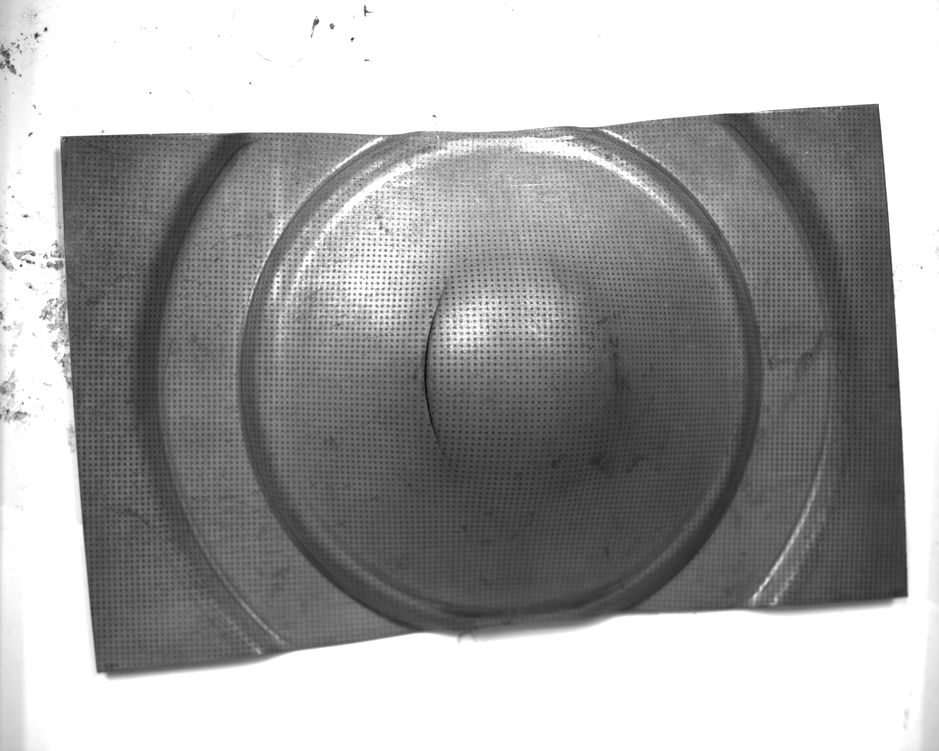
#> input picture Rigth.png, 939 x 751 px, shrunk from 2752 x 2200 before the run
$ python Get_Labeled_2.py   (older library calls are emulated)
#> lines starting #> are read from the running program, lines starting #| are printed output that depends on the picture; after the words box and inside, x2 and y2 are one past the last pixel; in counts of white or black regions, pixels touching at a corner belong together
import cv2
import numpy as np
from time import time

# Encuentra ptos comunes en ambas imagenes ingresando solo un pto comun
# [254 lines left out: function Matchear_pts, not called in this run]

# Start counting.
start_time = time()

imgR = cv2.imread('Rigth.png')
#> imgR is the input picture: shape (751, 939, 3); min 8, max 255, mean 165.2
imgR = cv2.cvtColor(imgR, cv2.COLOR_RGB2GRAY)
#> imgR: shape (751, 939)
#imgR = imgR[335:2000, 118:2630]
#cv2.imwrite("Right_Cropped.png", imgR)

img1 = cv2.imread('Left.png')
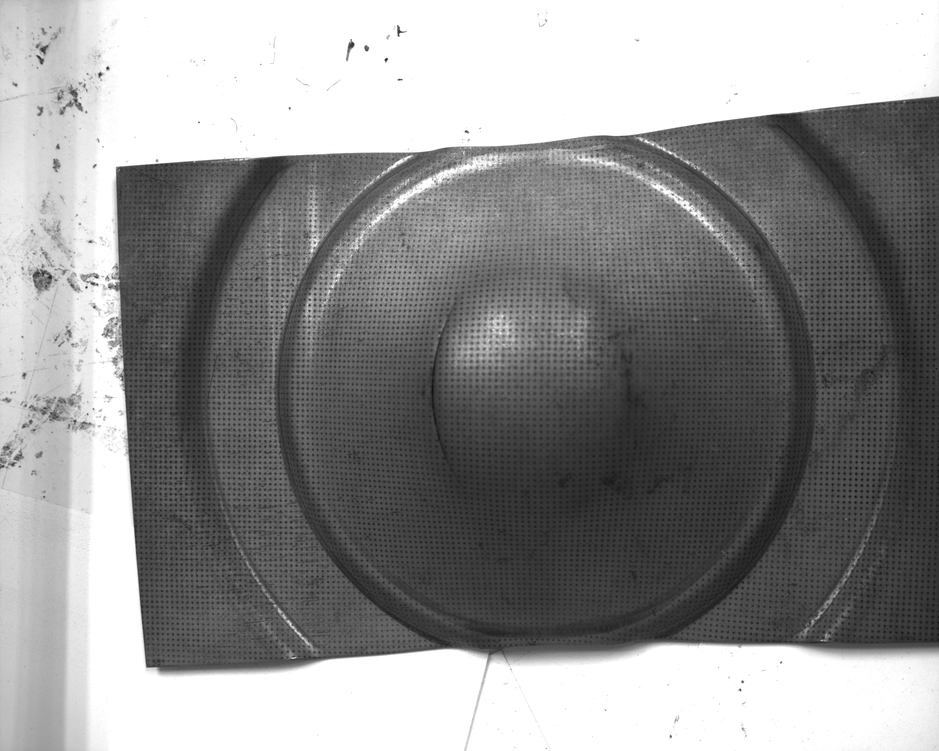
#> input picture Left.png, 939 x 751 px, shrunk from 2752 x 2200 before the run
#> img1 is the input picture: shape (751, 939, 3); min 16, max 255, mean 145.4
img1 = cv2.cvtColor(img1, cv2.COLOR_RGB2GRAY)
#> img1: shape (751, 939)
#img1 = img1[335:2000, 240:2900]
#cv2.imwrite("Left_Cropped.png", img1)


th2_R = cv2.adaptiveThreshold(imgR, 255, cv2.ADAPTIVE_THRESH_MEAN_C, \
                                cv2.THRESH_BINARY_INV, 13, 2)
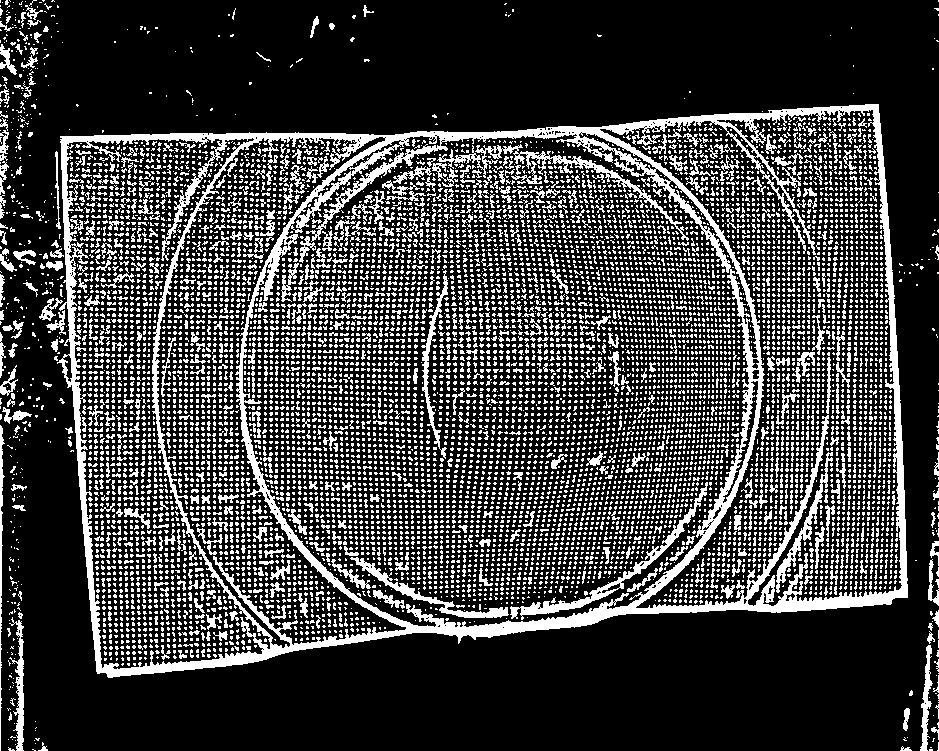
#> th2_R: shape (751, 939); 23.9% white; 10426 white regions (9498 under 20 px), largest, box (x1, y1, x2, y2) and area: (57, 104, 908, 678) 43022, (437, 144, 689, 241) 1867, (510, 482, 708, 620) 1796
th2 = cv2.adaptiveThreshold(img1, 255, cv2.ADAPTIVE_THRESH_MEAN_C, \
                                cv2.THRESH_BINARY_INV, 13, 2)
#> th2: shape (751, 939); 24.5% white in thin lines or dots
cv2.imwrite("labeled_R.png", th2_R)
cv2.imwrite("labeled_L.png", th2)

kernel = np.ones((5,5),np.uint8)
th2_R = cv2.morphologyEx(th2_R, cv2.MORPH_OPEN, kernel)
#> th2_R: shape (751, 939); 4.2% white; 179 white regions (6 under 20 px), largest, box (x1, y1, x2, y2) and area: (77, 104, 908, 678) 12190, (61, 133, 203, 246) 1516, (641, 486, 738, 601) 1088
th2 = cv2.morphologyEx(th2, cv2.MORPH_OPEN, kernel)
#> th2: shape (751, 939); 3.2% white; 140 white regions (1 under 20 px), largest, box (x1, y1, x2, y2) and area: (128, 438, 485, 674) 3824, (495, 628, 931, 657) 3394, (692, 100, 904, 131) 1417
cv2.imwrite('apertura_R.png', th2_R)
cv2.imwrite("apertura_L.png", th2)

output_R = cv2.connectedComponentsWithStats(th2_R, 8, cv2.CV_32S)
output = cv2.connectedComponentsWithStats(th2, 8, cv2.CV_32S)
print(th2_R.shape)
#| (751, 939)
print(th2.shape)
#| (751, 939)
print(output_R[0])
#| 180

# The first cell is the number of labels
num_R = output_R[0]
#> num_R = 180
# The second cell is the label matrix
labels_R = output_R[1]
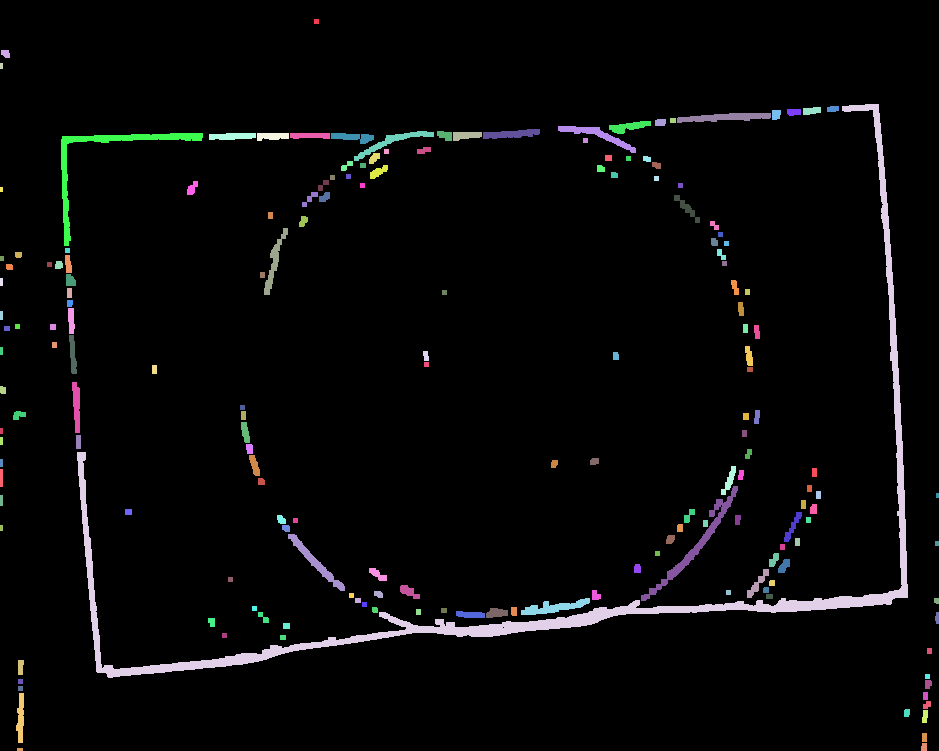
#> labels_R: shape (751, 939) int32; 180 distinct labels, from 0 to 179; one colour per label, 0 black
# The third cell is the stat matrix
stats_R = output_R[2]
#> stats_R = 180 rows, first 6: [0, 0, 939, 751, 675907], [314, 19, 5, 5, 25], [1, 50, 9, 8, 60], [0, 63, 3, 6, 18], [77, 104, 831, 574, 12190], [803, 107, 18, 8, 118]
# The fourth cell is the centroid matrix
centroids_R = output_R[3]
#> centroids_R = 180 pairs, first value 1 to 937, second value 21 to 749

# The first cell is the number of labels
num = output[0]
#> num = 141
# The second cell is the label matrix
labels = output[1]
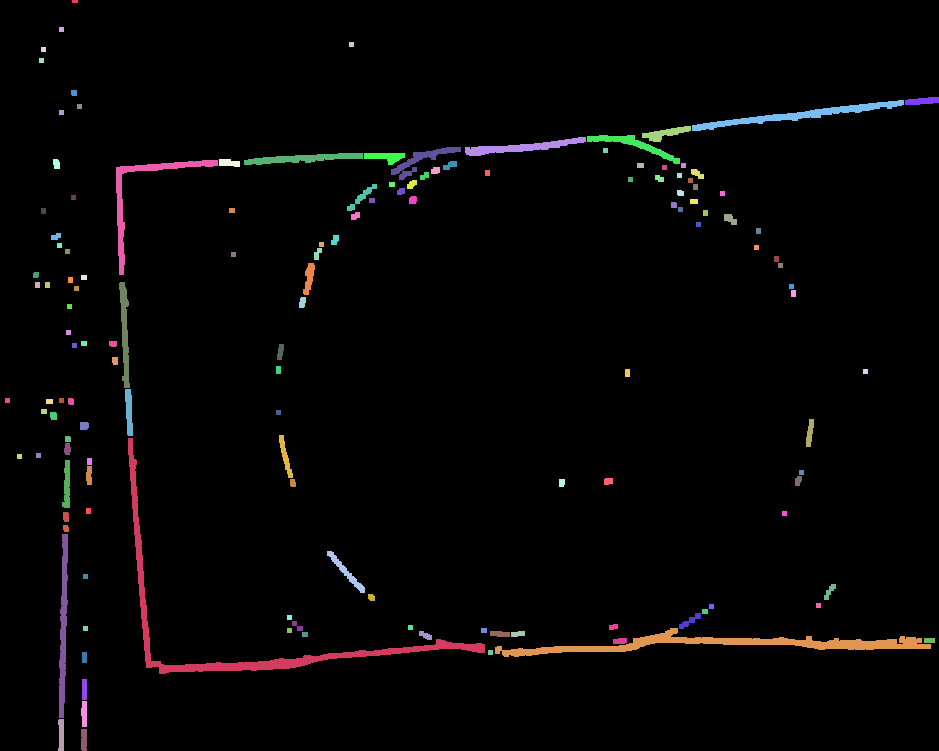
#> labels: shape (751, 939) int32; 141 distinct labels, from 0 to 140; one colour per label, 0 black
# The third cell is the stat matrix
stats = output[2]
#> stats = 141 rows, first 6: [0, 0, 939, 751, 682894], [72, 0, 6, 3, 18], [59, 27, 5, 5, 25], [349, 42, 5, 5, 25], [41, 47, 5, 5, 25], [39, 58, 5, 5, 25]
# The fourth cell is the centroid matrix
centroids = output[3]
#> centroids = 141 pairs, first value 7 to 929, second value 1 to 739.4

# Calculate the image process time.
elapsed_image = time() - start_time
print("image process time: %0.10f seconds." % elapsed_image)

M = 98
N = 15
print (num_R)
#| 180
print (num)
#| 141
for i in range(1, num_R + 1):
    pts = np.where(labels_R == i)
    pts2 = np.where(labels == i)
    if len(pts[0]) > M or len(pts[0]) < N:
        labels_R[pts] = 0
    if len(pts2[0]) > M or len(pts2[0]) < N:
        labels[pts] = 0
#> this loop made 180 passes
#> (pts, pts2) on passes 1 to 3: (25 positions, rows 19 to 23, columns 314 to 318, 18 positions, rows 0 to 2, columns 72 to 77), (60 positions, rows 50 to 57, columns 1 to 9, 25 positions, rows 27 to 31, columns 59 to 63), (18 positions, rows 63 to 68, columns 0 to 2, 25 positions, rows 42 to 46, columns 349 to 353)
#> labels: shape (751, 939) int32; 141 distinct labels, from 0 to 140
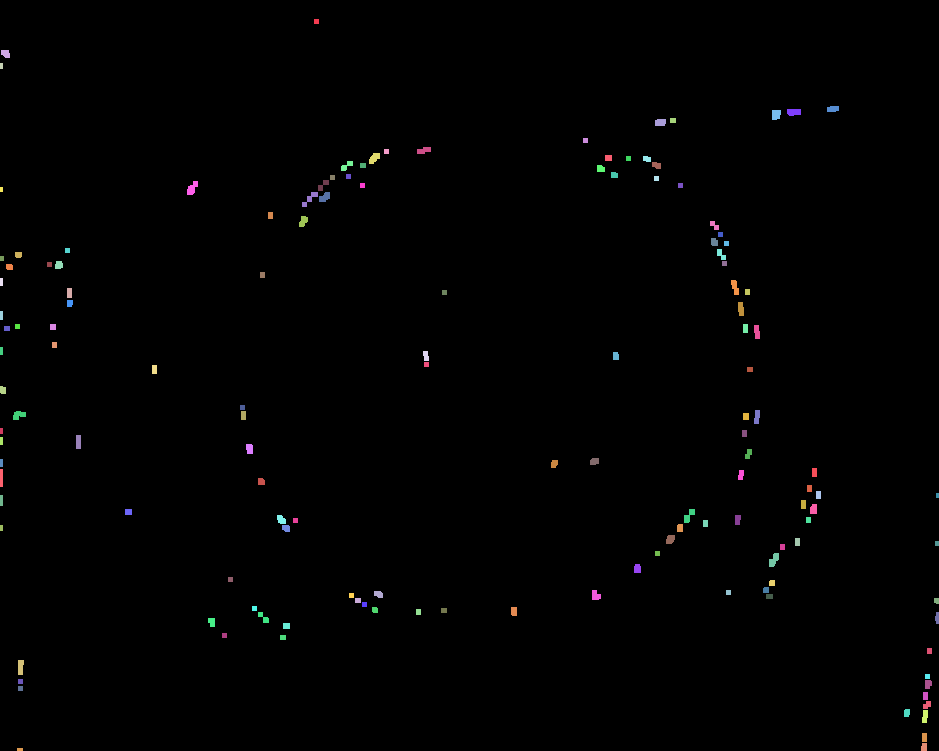
#> labels_R: shape (751, 939) int32; 143 distinct labels, from 0 to 179; one colour per label, 0 black


# Calculate the Supress Area time.
elapsed_area = time() - start_time
print("Area process time: %0.10f seconds." % elapsed_area)

xr = 186    #hay q invertir las coordenadas q retorna Obtener_Coord
yr = 484
xl = 176    #hay q invertir las coordenadas q retorna Obtener_Coord
yl = 461

print(labels_R[xr, yr])
#| 0
print(labels[xl, yl])
#| 0
print(num_R)
#| 180
PrjPoints_R = []
PrjPoints_L = []


np.savez('Etiquetas.npz', labels_R=labels_R, labels=labels, centroids_R=centroids_R, centroids=centroids, num_R=num_R, num=num)

# [16 lines of commented-out code are left out]
label_hue = np.uint8(179 * labels_R / np.max(labels_R))
blank_ch = 255 * np.ones_like(label_hue)
labeled_img_R = cv2.merge([label_hue, blank_ch, blank_ch])
# cvt to BGR for display
labeled_img_R = cv2.cvtColor(labeled_img_R, cv2.COLOR_HSV2BGR)
# set bg label to black
labeled_img_R[label_hue == 0] = 0


# Map component labels to hue val
label_hue = np.uint8(179 * labels / np.max(labels))
blank_ch = 255 * np.ones_like(label_hue)
labeled_img = cv2.merge([label_hue, blank_ch, blank_ch])
# cvt to BGR for display
labeled_img = cv2.cvtColor(labeled_img, cv2.COLOR_HSV2BGR)
# set bg label to black
labeled_img[label_hue == 0] = 0
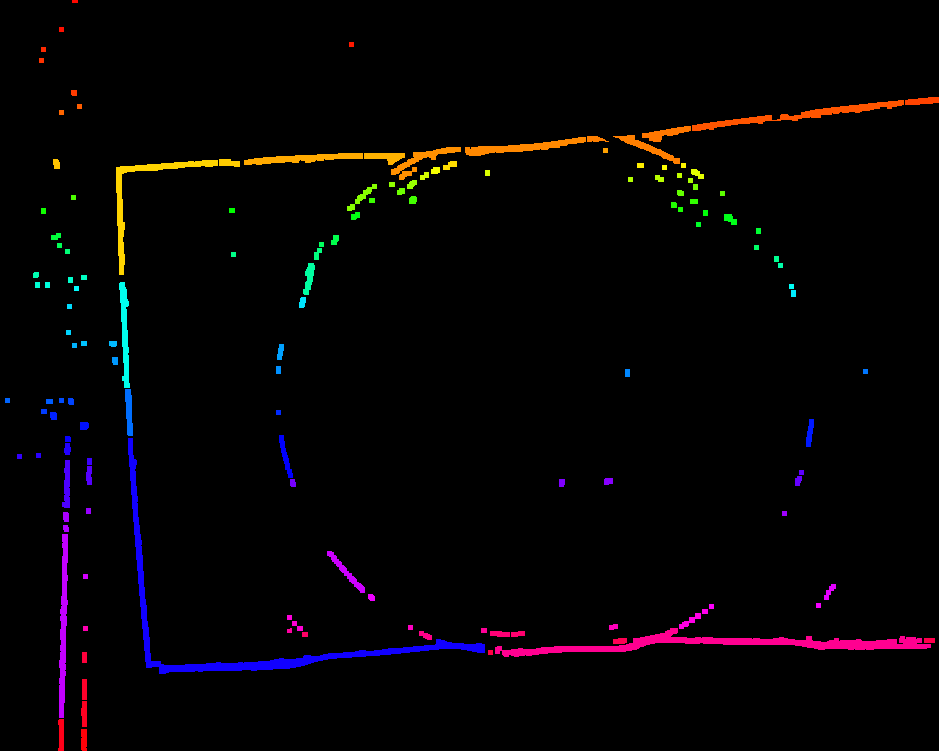
#> labeled_img: shape (751, 939, 3); mean B, G, R 4.1, 2.6, 5.1

cv2.imwrite('CircleR_R.png', labeled_img_R)
cv2.imwrite('CircleL_L.png', labeled_img)

# Calculate the final time.
elapsed_final = time() - start_time
print("Elapsed time: %0.10f seconds." % elapsed_final)


cv2.waitKey()
